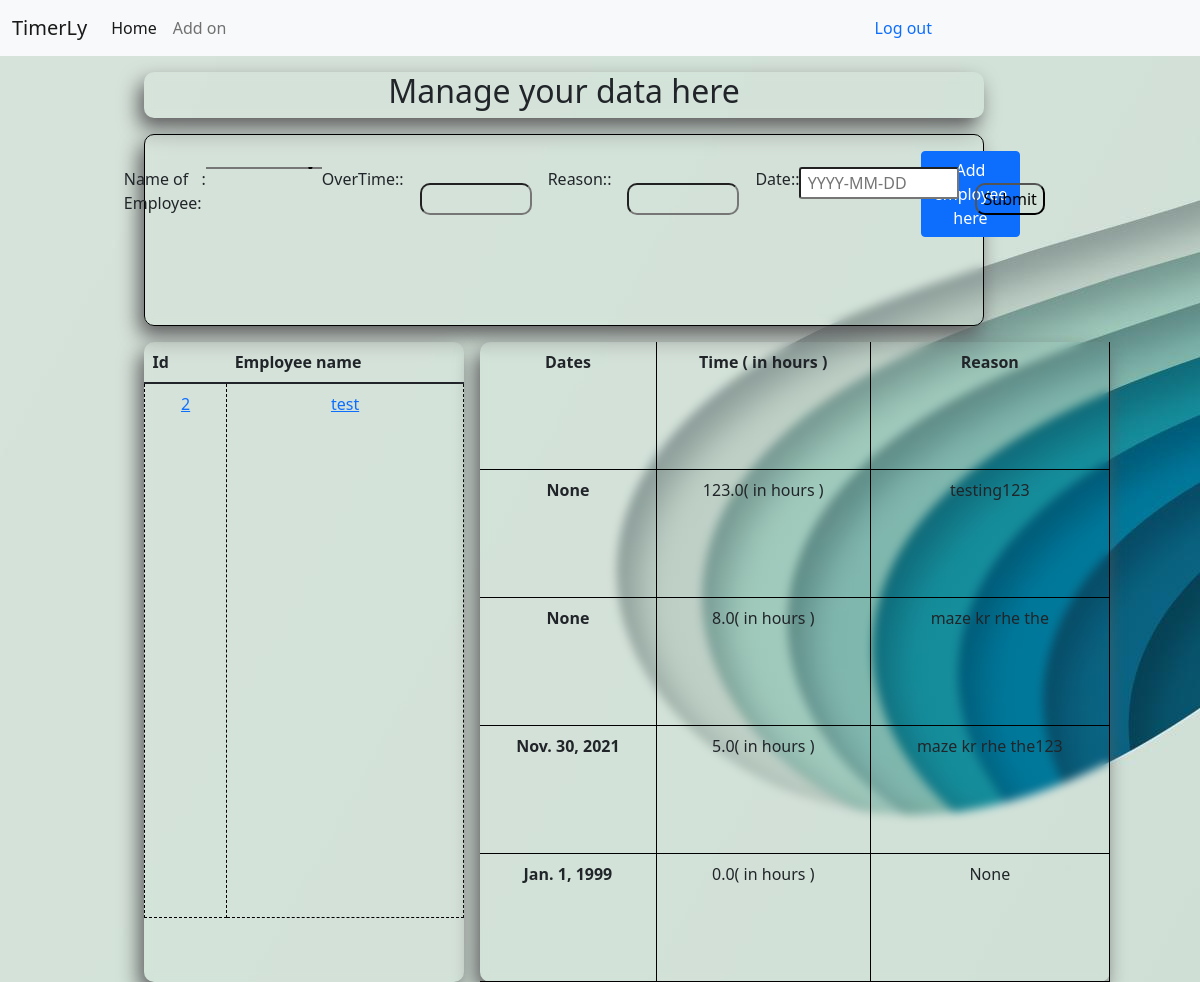
The page /add_ex/3 (signed in) on the database its author committed.
### working/models.py (models this page shows, shortened)
class Employee(models.Model):
    user = models.ForeignKey(User, null = True, on_delete = models.CASCADE)
    emp_name = models.CharField(max_length = 250, default = '')
    emp_l_name = models.CharField(max_length = 250, default = '')
    emp_email = models.EmailField(max_length = 250, default = '')
    emp_number = models.IntegerField()
    def __str__(self):
        return self.emp_name

class OverTime(models.Model):
    emp_user = models.ForeignKey(Employee, null = True, on_delete = models.CASCADE)
    overTime = models.FloatField( blank = True, null=True)
    reaion = models.CharField(max_length = 250, blank = True, null=True)
    date_ot = models.DateField(null = True, blank = True)

### working/views.py (the view)
# urls.py: path('add_ex/<int:pk>', views.add_Ot, name = 'add_ex'),
@login_required(login_url='login')
def add_Ot(request, pk = 2):
    emp = Employee.objects.filter(user = request.user)
    forms = OverTimeAdd(request.POST)
    try:
        detail_id = Employee.objects.get(pk = pk)
        datas = OverTime.objects.filter(emp_user = detail_id)
    except:
        return render(request, 'working/html/add_Ot.html')
    if request.method == "POST":
        if forms.is_valid():
            forms.save()
            messages.success(request, 'Successfully Over Time added !')
    contex = {
        'emp': emp,
        'forms': forms,
        'datas' : datas
    }
    return render(request, 'working/html/add_Ot.html', contex)

### working/forms.py
class OverTimeAdd(forms.ModelForm):
    class Meta:
        model = OverTime
        fields = [
            'emp_user',
            'overTime',
            'reaion',
            'date_ot'
        ]
        widgets = {
            'overTime': forms.NumberInput(attrs={'class': 'time-field'}),
            'reaion': forms.TextInput(attrs={'class': 'time-field'}),
            'date_ot': forms.DateInput(attrs = {'class' : 'date_ot', 'placeholder' : ' YYYY-MM-DD'}),
        }
        labels = {
            'emp_user': 'Name of Employee',
            'OverTime': 'OT Time',
            'reaion': 'Reason',
            'date_ot' : 'Date',
        }

### working/templates/working/html/add_Ot.html (shortened to what this page needs)
{% extends 'working/html/base.html' %}
{% block content %}
{% load static %}
<link rel="stylesheet" href="{% static './add.css' %}">
<body>
    <div class="heading-add">
        <h2 class="heading">Manage your data here</h2>
    </div>
    <div class="data-adding">
        <form class = "form-field" method = "POST" >
            {% for form in forms %}
                {{form.label_tag}} : {{ form }}
            {% endfor %}
            <input class= "form-sub" type="submit" value="Submit">
        </form>
            <a href="{% url 'add_employee' %}"><button class = "btn btn-primary emp-button" >Add employee here</button></a>
    </div>
    <div class="employee-list">
            <table width="100%" height="90%" class = "table">
                <thead>
                    <tr>
                        <th class="head">Id</th>
                        <th class="head">Employee name</th>
                    </tr>
                    <tbody>
                        {% for e in emp %}
                        <tr>
                            <td class="detail"><a href="">{{ e.id }}</a></td>
                            <td class="detail"><a href="{% url 'add_ex' e.id %}">{{e.emp_name }}</a></td>
                        </tr>
                        {% endfor %}
                    </tbody>
                </thead>
            </table>
    </div>
    <div class="data-view">
        <table width="100%" height="100%" class = " table">
                <tr>
                    <th class="f head-view head">Dates</th>
                    <th class="f head-view head">Time ( in hours )</th>
                    <th class="f head-view head">Reason</th>
                </tr>
                {% for data in datas %}
                <tr>
                    <th class="f head-view">{{ data.date_ot }}</th>
                    <td class="head-view">{{ data.overTime }}( in hours )</td>
                    <td class="head-view">{{ data.reaion}}</td>
                </tr>
                {% endfor %}
    </div>
</body>
{% endblock %}

### working/static/add.css (style rules this page uses)
body { background-image: url(new.jpg); }
.heading-add { position: relative; display: flex; justify-content: center; height: 70%; width: 70%; margin-left: 12%; border-radius: 10px; margin-top: 1rem; backdrop-filter: blur(5px); box-shadow: -5px 10px 20px rgb(93, 93, 94); }
.data-adding { position: relative; display: flex; margin-top:1rem; border: 1px solid black; justify-content: center; height: 12rem; width: 70%; margin-left: 12%; backdrop-filter: blur(5px); box-shadow: -5px 10px 20px rgb(93, 93, 94); border-radius: 10px; }
.employee-list { position: relative; display: flex; float: left; backdrop-filter: blur(5px); box-shadow: -5px 10px 20px rgb(93, 93, 94); height:40rem; width:20rem; margin-top:1rem; margin-left: 12%; border-radius: 10px; }
.data-view { position: relative; display: flex; float: left; justify-content: left; backdrop-filter: blur(5px); box-shadow: -5px 10px 20px rgb(93, 93, 94); border-radius: 10px; height:40rem; width:52.5%; margin-top:1rem; margin-left:1rem; }
.detail { border: 1px dashed black; text-align: center; height: 100px; width: 30px; border-radius: 10px; }
.time-field, .form-sub, .form-add { position:relative; display: inline; float: left; margin-top:1rem; height: 2rem; width:7rem; margin: 1rem; background-color: transparent; border-radius : 10px; }
.form-field { position:relative; display: flex; width:97%; height: 10%; padding: 2rem; }
.head-view { position: relative; border: 1px solid black; text-align: center; border-top: none; border-left:none; bottom: 50%; padding: 20px; }
.table { border-collapse: collapse; }
.date_ot { height:2rem; width: 10rem; border-radius: 3px; }
.emp-button { margin:1rem; }

### rows shown on the page
Employee: id "2", emp_name "test"
OverTime: date_ot "None", overTime "123.0", reaion "testing123"
OverTime: date_ot "None", overTime "8.0", reaion "maze kr rhe the"
OverTime: date_ot "Nov. 30, 2021", overTime "5.0", reaion "maze kr rhe the123"
OverTime: date_ot "Jan. 1, 1999", overTime "0.0", reaion "None"
